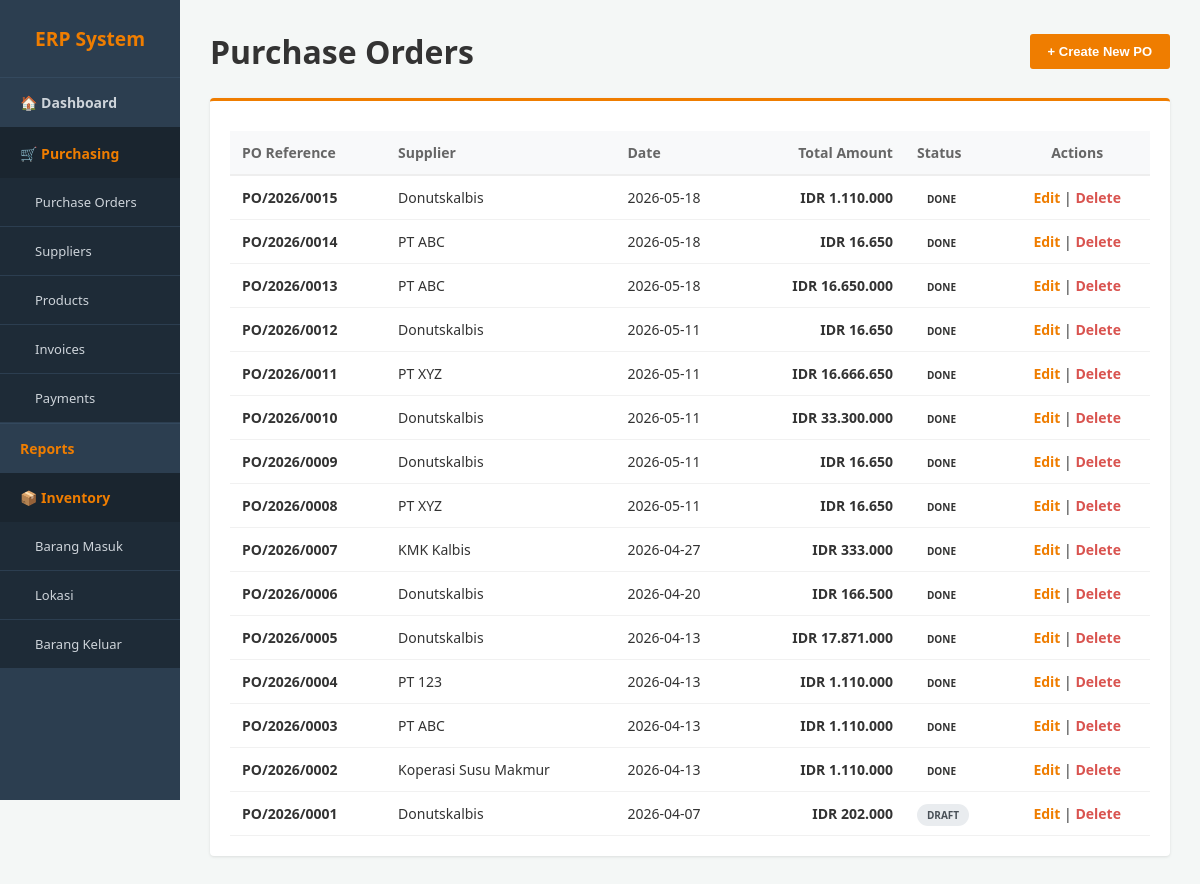
The page /purchase.php on the database its author committed.
### tables this page shows
CREATE TABLE `transaksi_purchase` (
  `id_purchase` int(11) NOT NULL,
  `fk_supplier` int(11) DEFAULT NULL,
  `tanggal_order` date DEFAULT NULL,
  `tanggal_target_kedatangan` date DEFAULT NULL,
  `status_dokumen` enum('draft','sent','purchase','done','cancel') DEFAULT 'draft',
  `total_sebelum_pajak` decimal(15,2) DEFAULT 0.00,
  `pajak_ppn` decimal(15,2) DEFAULT 0.00,
  `total_keseluruhan` decimal(15,2) DEFAULT 0.00
);

CREATE TABLE `supplier` (
  `id_supplier` int(11) NOT NULL,
  `nama_perusahaan` varchar(100) NOT NULL,
  `alamat_lengkap` text DEFAULT NULL,
  `email_bisnis` varchar(50) DEFAULT NULL,
  `no_telepon` varchar(20) DEFAULT NULL,
  `npwp_tax_id` varchar(30) DEFAULT NULL,
  `term_pembayaran_default` varchar(50) DEFAULT NULL,
  `mata_uang` char(3) DEFAULT 'IDR'
);

### purchase.php (the view, shortened to what this page needs)
<?php
include 'config.php';
include 'header.php';
$val = ['id_purchase'=>'','nama_perusahaan'=>'','tanggal_order'=>date('Y-m-d'),'status_dokumen'=>'draft','pajak_ppn'=>0];
?>
<div class="header-bar">
    <h1>Purchase Orders</h1>
    <button onclick="toggleForm()" class="btn-orange"><?= isset($_GET['edit']) ? 'Editing PO: #'.$val['id_purchase'] : '+ Create New PO' ?></button>
</div>
<div class="card">
    <table>
        <thead>
            <tr>
                <th>PO Reference</th>
                <th>Supplier</th>
                <th>Date</th>
                <th style="text-align:right">Total Amount</th>
                <th>Status</th>
                <th style="text-align:center">Actions</th>
            </tr>
        </thead>
        <tbody>
            <?php
            $sql = "SELECT p.*, s.nama_perusahaan FROM transaksi_purchase p LEFT JOIN supplier s ON p.fk_supplier = s.id_supplier ORDER BY p.id_purchase DESC";
            $res = mysqli_query($conn, $sql);
            while($row = mysqli_fetch_assoc($res)) {
                $status = $row['status_dokumen'];
                $st_class = 'bg-draft';
                if($status == 'done') $st_class = 'bg-posted';
                echo "<tr>
                    <td><strong>PO/".date('Y', strtotime($row['tanggal_order']))."/".str_pad($row['id_purchase'], 4, '0', STR_PAD_LEFT)."</strong></td>
                    <td>".($row['nama_perusahaan'] ?: '<em style="color:red;">Supplier Deleted</em>')."</td>
                    <td>{$row['tanggal_order']}</td>
                    <td style='text-align:right; font-weight:bold;'>IDR ".number_format($row['total_keseluruhan'], 0, ',', '.')."</td>
                    <td><span class='badge $st_class'>".strtoupper($status)."</span></td>
                    <td style='text-align:center'>
                        <a href='purchase.php?edit={$row['id_purchase']}' style='color:#ef7d00; text-decoration:none; font-weight:bold;'>Edit</a> |
                        <a href='purchase.php?delete={$row['id_purchase']}' style='color:#d9534f; text-decoration:none; font-weight:bold;' onclick='return confirm(\"Hapus dokumen PO ini?\")'>Delete</a>
                    </td>
                </tr>";
            }
            ?>
        </tbody>
    </table>
</div>
<?php echo "</div></body></html>"; ?>

### header.php (style rules this page uses)
* { box-sizing: border-box; margin: 0; padding: 0; }
body { font-family: 'Segoe UI', Arial, sans-serif; background-color: #f4f7f6; display: flex; color: #333; }
.header-bar { display: flex; justify-content: space-between; align-items: center; margin-bottom: 25px; }
.card { background: white; padding: 20px; border-radius: 4px; box-shadow: 0 1px 3px rgba(0,0,0,0.1); border-top: 3px solid #ef7d00; }
table { width: 100%; border-collapse: collapse; margin-top: 10px; font-size: 14px; }
table th { background-color: #f8f9fa; text-align: left; padding: 12px; border-bottom: 2px solid #eee; color: #666; }
table td { padding: 12px; border-bottom: 1px solid #f1f1f1; }
.btn-orange { background-color: #ef7d00; color: white; padding: 10px 18px; border: none; border-radius: 3px; cursor: pointer; text-decoration: none; font-size: 13px; font-weight: bold; }
.badge { padding: 4px 10px; border-radius: 20px; font-size: 10px; font-weight: bold; }
.bg-draft { background: #e9ecef; color: #495057; }

### rows shown on the page
transaksi_purchase: tanggal_order "2026", id_purchase "0015", fk_supplier.nama_perusahaan "Donutskalbis", tanggal_order "2026-05-18", total_keseluruhan "1.110.000", status_dokumen "DONE"
transaksi_purchase: tanggal_order "2026", id_purchase "0014", fk_supplier.nama_perusahaan "PT ABC", tanggal_order "2026-05-18", total_keseluruhan "16.650", status_dokumen "DONE"
transaksi_purchase: tanggal_order "2026", id_purchase "0013", fk_supplier.nama_perusahaan "PT ABC", tanggal_order "2026-05-18", total_keseluruhan "16.650.000", status_dokumen "DONE"
transaksi_purchase: tanggal_order "2026", id_purchase "0012", fk_supplier.nama_perusahaan "Donutskalbis", tanggal_order "2026-05-11", total_keseluruhan "16.650", status_dokumen "DONE"
transaksi_purchase: tanggal_order "2026", id_purchase "0011", fk_supplier.nama_perusahaan "PT XYZ", tanggal_order "2026-05-11", total_keseluruhan "16.666.650", status_dokumen "DONE"
transaksi_purchase: tanggal_order "2026", id_purchase "0010", fk_supplier.nama_perusahaan "Donutskalbis", tanggal_order "2026-05-11", total_keseluruhan "33.300.000", status_dokumen "DONE"
transaksi_purchase: tanggal_order "2026", id_purchase "0009", fk_supplier.nama_perusahaan "Donutskalbis", tanggal_order "2026-05-11", total_keseluruhan "16.650", status_dokumen "DONE"
transaksi_purchase: tanggal_order "2026", id_purchase "0008", fk_supplier.nama_perusahaan "PT XYZ", tanggal_order "2026-05-11", total_keseluruhan "16.650", status_dokumen "DONE"
transaksi_purchase: tanggal_order "2026", id_purchase "0007", fk_supplier.nama_perusahaan "KMK Kalbis", tanggal_order "2026-04-27", total_keseluruhan "333.000", status_dokumen "DONE"
transaksi_purchase: tanggal_order "2026", id_purchase "0006", fk_supplier.nama_perusahaan "Donutskalbis", tanggal_order "2026-04-20", total_keseluruhan "166.500", status_dokumen "DONE"
transaksi_purchase: tanggal_order "2026", id_purchase "0005", fk_supplier.nama_perusahaan "Donutskalbis", tanggal_order "2026-04-13", total_keseluruhan "17.871.000", status_dokumen "DONE"
transaksi_purchase: tanggal_order "2026", id_purchase "0004", fk_supplier.nama_perusahaan "PT 123", tanggal_order "2026-04-13", total_keseluruhan "1.110.000", status_dokumen "DONE"
transaksi_purchase: tanggal_order "2026", id_purchase "0003", fk_supplier.nama_perusahaan "PT ABC", tanggal_order "2026-04-13", total_keseluruhan "1.110.000", status_dokumen "DONE"
transaksi_purchase: tanggal_order "2026", id_purchase "0002", fk_supplier.nama_perusahaan "Koperasi Susu Makmur", tanggal_order "2026-04-13", total_keseluruhan "1.110.000", status_dokumen "DONE"
transaksi_purchase: tanggal_order "2026", id_purchase "0001", fk_supplier.nama_perusahaan "Donutskalbis", tanggal_order "2026-04-07", total_keseluruhan "202.000", status_dokumen "DRAFT"
